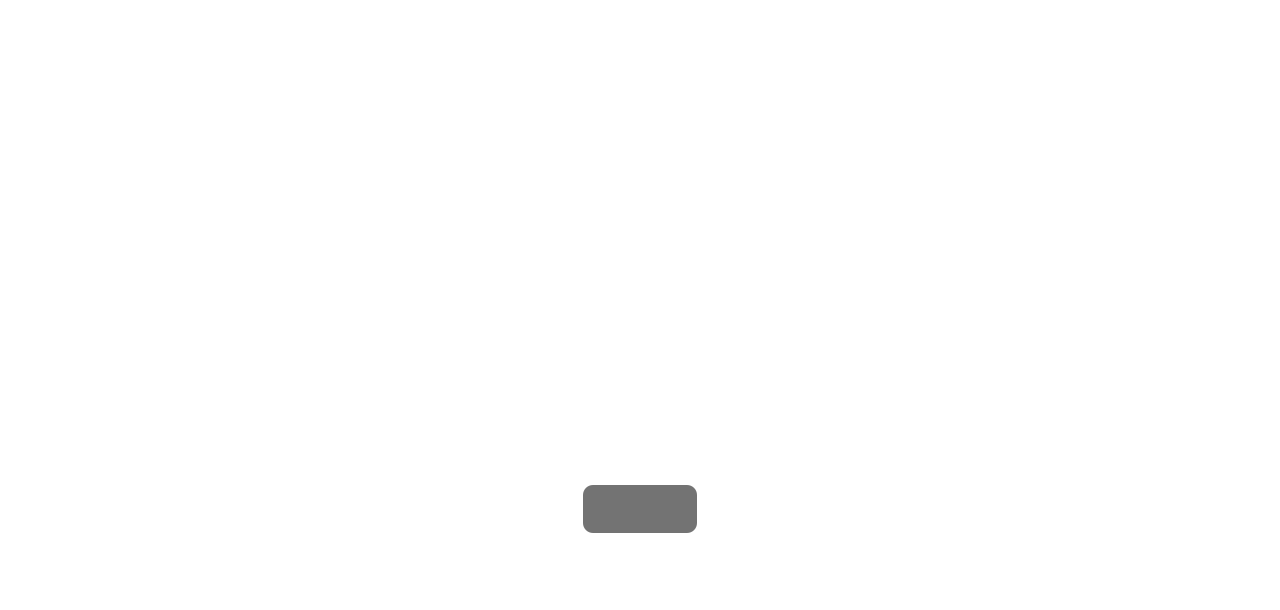
<?xml version="1.0" encoding="UTF-8"?>
<ui version="4.0">
 <class>DInfoBottom</class>
 <widget class="QWidget" name="DInfoBottom">
  <property name="geometry">
   <rect>
    <x>0</x>
    <y>0</y>
    <width>1280</width>
    <height>610</height>
   </rect>
  </property>
  <property name="windowTitle">
   <string>Form</string>
  </property>
  <property name="styleSheet">
   <string notr="true">background: none;
image: none;
border: none;

background: transparent;</string>
  </property>
  <layout class="QGridLayout" name="gridLayout_2" rowstretch="50,5,7">
   <item row="0" column="0">
    <spacer name="verticalSpacer">
     <property name="orientation">
      <enum>Qt::Vertical</enum>
     </property>
     <property name="sizeHint" stdset="0">
      <size>
       <width>20</width>
       <height>465</height>
      </size>
     </property>
    </spacer>
   </item>
   <item row="1" column="0">
    <layout class="QGridLayout" name="gridLayout" columnstretch="5,1,5">
     <item row="0" column="2">
      <spacer name="horizontalSpacer_2">
       <property name="orientation">
        <enum>Qt::Horizontal</enum>
       </property>
       <property name="sizeHint" stdset="0">
        <size>
         <width>40</width>
         <height>20</height>
        </size>
       </property>
      </spacer>
     </item>
     <item row="0" column="0">
      <spacer name="horizontalSpacer">
       <property name="orientation">
        <enum>Qt::Horizontal</enum>
       </property>
       <property name="sizeHint" stdset="0">
        <size>
         <width>40</width>
         <height>20</height>
        </size>
       </property>
      </spacer>
     </item>
     <item row="0" column="1">
      <widget class="QLabel" name="label">
       <property name="sizePolicy">
        <sizepolicy hsizetype="Expanding" vsizetype="Expanding">
         <horstretch>0</horstretch>
         <verstretch>0</verstretch>
        </sizepolicy>
       </property>
       <property name="styleSheet">
        <string notr="true">background-color: rgba(0, 0, 0, 140);
color: white;
padding-left: 10px;
padding-right: 10px;
border-radius: 10px;
font-size: 20px;
font-family: PingFang SC;</string>
       </property>
       <property name="text">
        <string/>
       </property>
       <property name="alignment">
        <set>Qt::AlignCenter</set>
       </property>
      </widget>
     </item>
    </layout>
   </item>
   <item row="2" column="0">
    <spacer name="verticalSpacer_2">
     <property name="orientation">
      <enum>Qt::Vertical</enum>
     </property>
     <property name="sizeHint" stdset="0">
      <size>
       <width>20</width>
       <height>62</height>
      </size>
     </property>
    </spacer>
   </item>
  </layout>
 </widget>
 <resources/>
 <connections/>
</ui>
